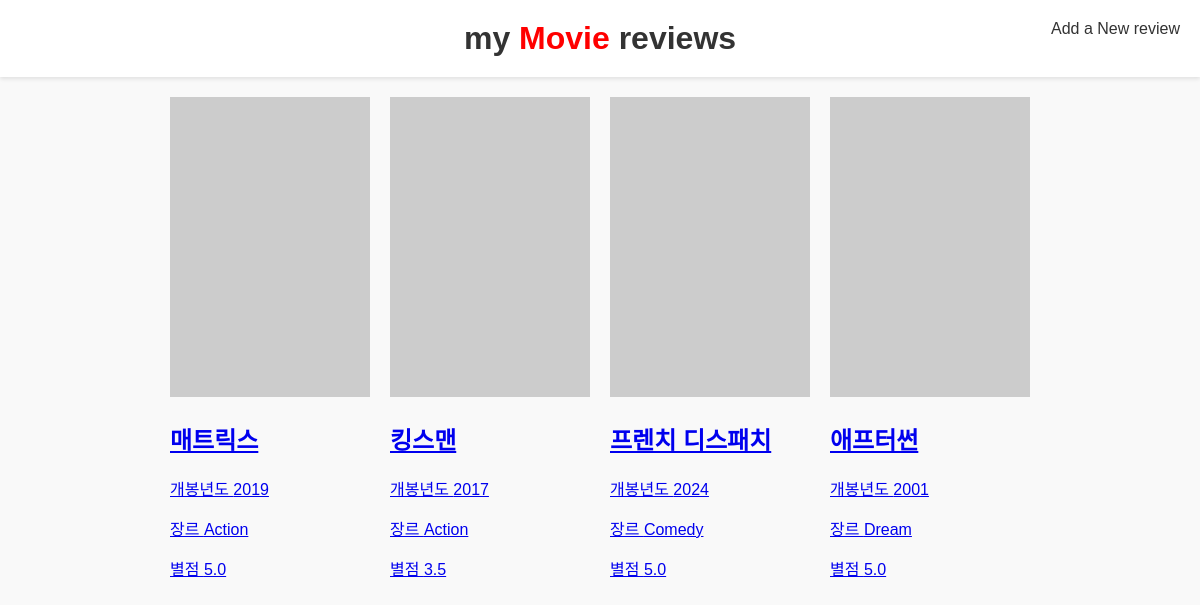
The page / on the database its author committed.
### movie/models.py (models this page shows)
class Review(models.Model):
    title = models.CharField(max_length=200)
    openingDate = models.CharField(max_length=20)
    genre = models.CharField(max_length=200)
    score = models.CharField(max_length=20)
    runningtime = models.CharField(max_length=20)
    text = models.TextField()
    director = models.CharField(max_length=20)
    actor = models.CharField(max_length=20)

### movie/views.py (the view)
# urls.py: path('', views.review_list, name='review_list'),
def review_list(request):
    print("list")
    reviews = Review.objects.all()
    context = {
        'reviews': reviews
    }
    return render(request, 'review_list.html', context)

### templates/review_list.html (shortened to what this page needs)
{% load static %}
<!DOCTYPE html>
<html lang="en">
<head>
    <link rel="stylesheet" href="{% static 'header.css'%}">
</head>
<body>
    <header>
        <h1 class="mainTitle" >my <span style="color: red;">Movie</span> reviews</h1>
        <a class="create" href="{% url 'review_create' %}">Add a New review</a>
    </header>
    <div class="container">
        {% for review in reviews %}
        <div class="movie-card">
            <a href="{%  url 'review_detail' pk=review.pk %}">
                <img src="https://via.placeholder.com/200x300?text=스파이더맨" alt="스파이더맨">
                <h2>{{ review.title }}</h2>
                <p>개봉년도 {{ review.openingDate }}</p>
                <p>장르 {{ review.genre }}</p>
                <p>별점 {{ review.score }}</p>
            </a>
        </div>
        {% endfor %}
    </div>
</body>
</html>

### movie/static/header.css (style rules this page uses)
body { font-family: Arial, sans-serif; margin: 0; padding: 0; background-color: #f9f9f9; }
header { background-color: white; padding: 20px; text-align: center; box-shadow: 0 2px 4px rgba(0,0,0,0.1); }
header h1 { margin: 0; color: #333; }
.mainTitle { text-decoration: none; }
.create { position: absolute; right: 20px; top: 20px; text-decoration: none; color: #333; }
.container { display: flex; justify-content: center; padding: 20px; gap: 20px; flex-wrap: wrap; }

### rows shown on the page
Review: title "매트릭스", openingDate "2019", genre "Action", score "5.0"
Review: title "킹스맨", openingDate "2017", genre "Action", score "3.5"
Review: title "프렌치 디스패치", openingDate "2024", genre "Comedy", score "5.0"
Review: title "애프터썬", openingDate "2001", genre "Dream", score "5.0"
